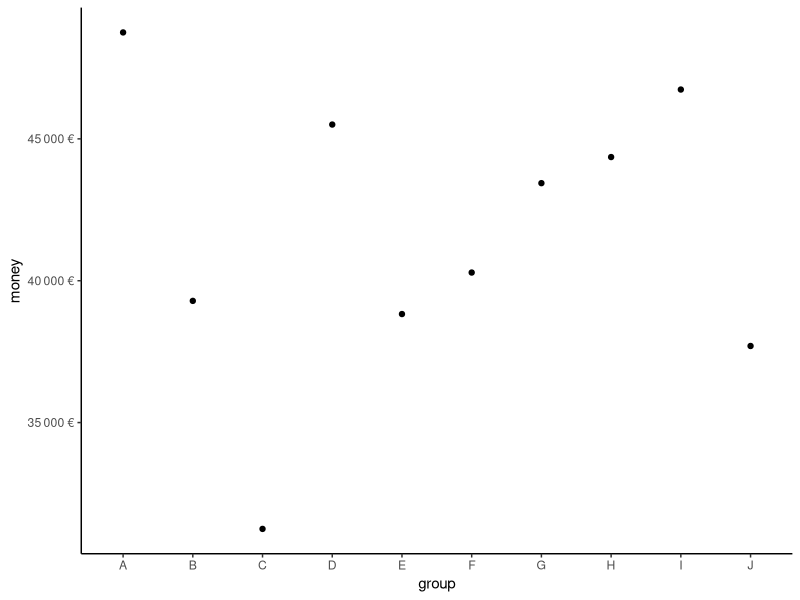

This chart was generated by the following R code:
## ---- chunk 1
library(tidyverse)
library(scales)
## ---- chunk 2
set.seed(42)  ## for sake of reproducibility
n <- 10
dat <- data.frame(
  years = 1:n,
  group = rep(LETTERS[1:10]),
  money = sample(30000:50000, n, replace = TRUE)
)


ggplot(dat, aes(x = group,
                y = money,)) +
  geom_point() +
  theme_classic() +
  scale_y_continuous(labels = dollar_format(
    big.mark = " ",
    decimal.mark = ",",
    suffix = " €",
    prefix = ""
  )) 
